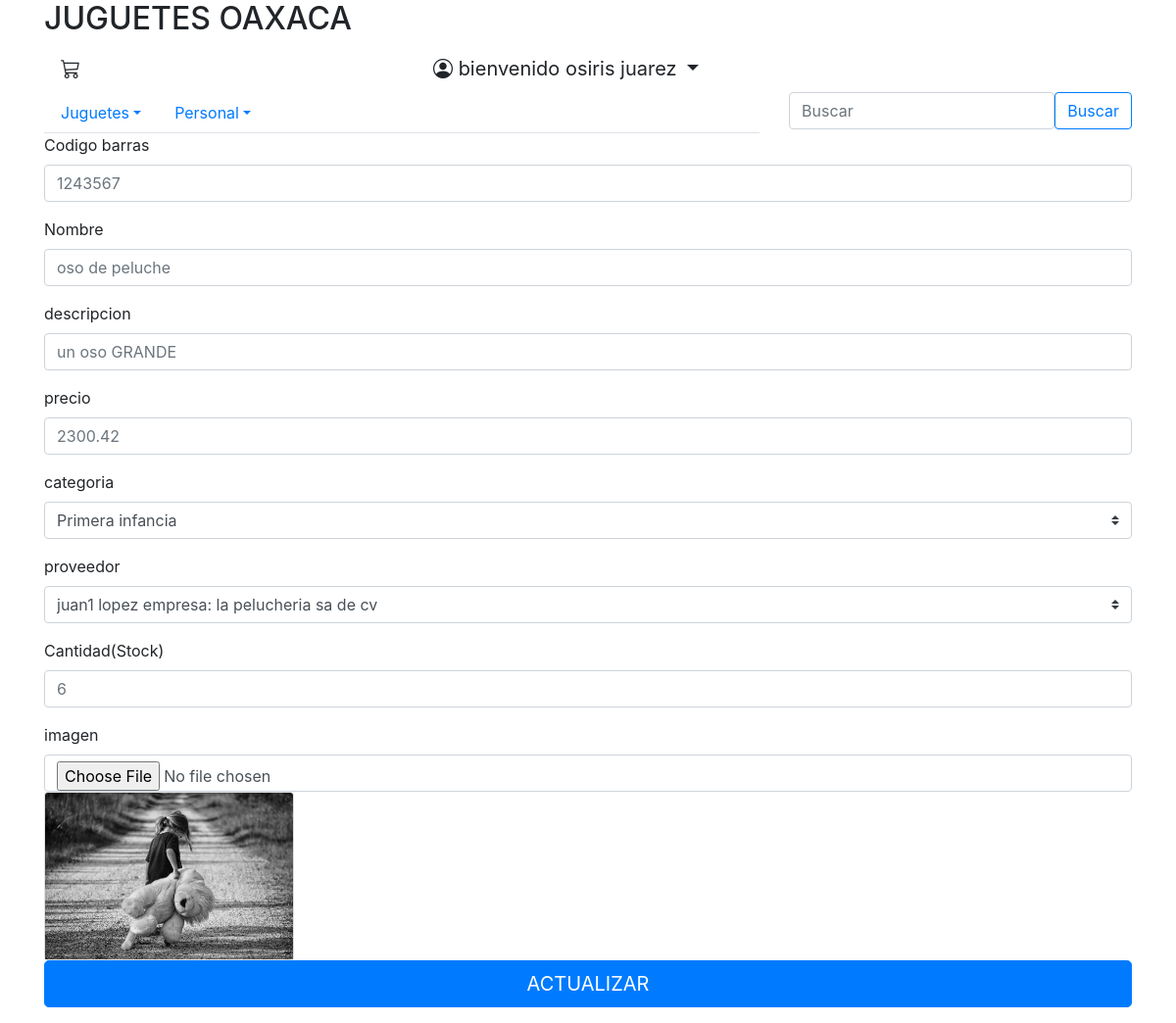
The page /agregarJuguete.php?idupdate=10 (signed in) on the database its author committed.
### tables this page shows
CREATE TABLE `juguete` (
  `id` int(11) NOT NULL,
  `codigo` varchar(64) DEFAULT NULL,
  `nombre` varchar(64) DEFAULT NULL,
  `imagen` varchar(128) DEFAULT NULL,
  `descripcion` varchar(128) DEFAULT NULL,
  `precio` float DEFAULT NULL,
  `categoria` int(11) NOT NULL,
  `proveedor` int(11) DEFAULT NULL,
  `stock` int(11) NOT NULL
);

### agregarJuguete.php (the view, shortened to what this page needs)
<?php include("recursos/header.php")?>
<?php include('recursos/body.php')?>
<?php include('conexion.php');
$si=false;
if(isset($_GET['idupdate'])){
$idupdate=$_GET['idupdate'];
$consulta="SELECT * FROM juguete WHERE id=$idupdate";
$resultado=mysqli_query($con,$consulta);
while($row=mysqli_fetch_array($resultado)){
  $co=$row['codigo'];
  $n=$row['nombre'];
  $img=$row['imagen'];
  $d=$row['descripcion'];
  $pre=$row['precio'];
  $ca=$row['categoria'];
  $pro=$row['proveedor'];
  $si=true;
}
}?>
--><?php
  $query="SELECT id,categoria FROM categoria";
  $result=mysqli_query($con,$query);
  $query="SELECT id,nombre,apellidos,empresa FROM proveedor";
  $result1=mysqli_query($con,$query);
  ?>
<div class="container">
<form name="formulario-envia" id="formulario-envia" method="post" enctype="multipart/form-data" >
<div class="form-group">
        <label for="formGroupExampleInput">Codigo barras</label>
        <input type="number" class="form-control" id="codigo" name="codigo" placeholder="<?php if($si){echo $co;}?>" aria-describedby="inputGroupPrepend2" required>
    </div>
    <div class="form-group">
        <label for="formGroupExampleInput">Nombre</label>
        <input type="text" class="form-control" id="nombre" name="nombre" placeholder="<?php if($si){echo $n;}?>" aria-describedby="inputGroupPrepend2" required>
    </div>
  <div class="form-group">
        <label for="formGroupExampleInput2">descripcion</label>
        <input type="text" class="form-control" id="descripcion" name="descripcion" placeholder="<?php if($si){echo $d;}?>" aria-describedby="inputGroupPrepend2" required>
  </div>
  <div class="form-group">
        <label for="formGroupExampleInput2">precio</label>
        <input type="number" step=".01" class="form-control" id="precio" name="precio" placeholder="<?php if($si){echo $pre;}?>" aria-describedby="inputGroupPrepend2" required>
  </div>
  <div class="form-group">
  <label for="formGroupExampleInput2">categoria</label>
  <select class="custom-select" id="menu-categoria" name="categoria" placeholder="<?php if($si){echo $ca;}?>" aria-describedby="inputGroupPrepend2" required>
  <?php while($row = mysqli_fetch_array($result)) {?>
    <option value="<?php echo $row['id'];?>" id="<?php echo $row['id'];?>" name="<?php echo $row['id'];?>"><?php echo $row['categoria'];?></option>
    <?php } ?>
    </select>
  </div>
  <div class="form-group" >
        <label for="formGroupExampleInput2">proveedor</label>
        <select class="custom-select" id="menu-provedor" name="provedor" placeholder="<?php if($si){echo $pro;}?>" aria-describedby="inputGroupPrepend2" required>
  <?php while($row = mysqli_fetch_array($result1)) {?>
    <option value="<?php echo $row['id'];?>" id="<?php echo $row['id'];?>" name=<?php echo $row['id'];?>><?php echo $row['nombre']." ".$row['apellidos']." empresa: ".$row['empresa'];?></option>
    <?php } ?>
    </select>
  </div>
  <div class="form-group">
        <label for="formGroupExampleInput">Cantidad(Stock)</label>
        <input type="number" class="form-control" id="stock" name="stock" placeholder="<?php if($si){echo $ca;}?>" aria-describedby="inputGroupPrepend2" required>
    </div>
  <div class="form-group">
        <label for="formGroupExampleInput2">imagen</label>
        <input type="file" class="form-control" id="imagen" name="imagen" aria-describedby="inputGroupPrepend2" required>
        <?php if($si){?>
          <div class=row>
  <div class=col-3>
  <div class="card">
    <img src="./img/juguetes/<?php echo $img?>" class="card-img-top" alt="..." width="100px">
</div>
  </div>
  <?php } ?>
  </div>
  <div class="row">
    <div class="col-12">
    <?php
    if($si){
?>      <button type="button" class="btn btn-primary btn-lg btn-block" onclick="jugueteNuevo(<?php echo $idupdate;?>)">ACTUALIZAR</button>
 <?php   }else{
    ?>
    <button type="button" class="btn btn-primary btn-lg btn-block" onclick="jugueteNuevo()">GUARDAR</button>
        <?php }?>
        </div>
</div>
</form>
</div>

### rows shown on the page
juguete: codigo "1243567", nombre "oso de peluche", descripcion "un oso GRANDE", precio "2300.42", stock "6", imagen (picture)

### other values the page prints
$_SESSION['nombreusuario'] "osiris juarez"
form field categoria "Primera infancia"
form field provedor "juan1 lopez empresa: la pelucheria sa de cv"
